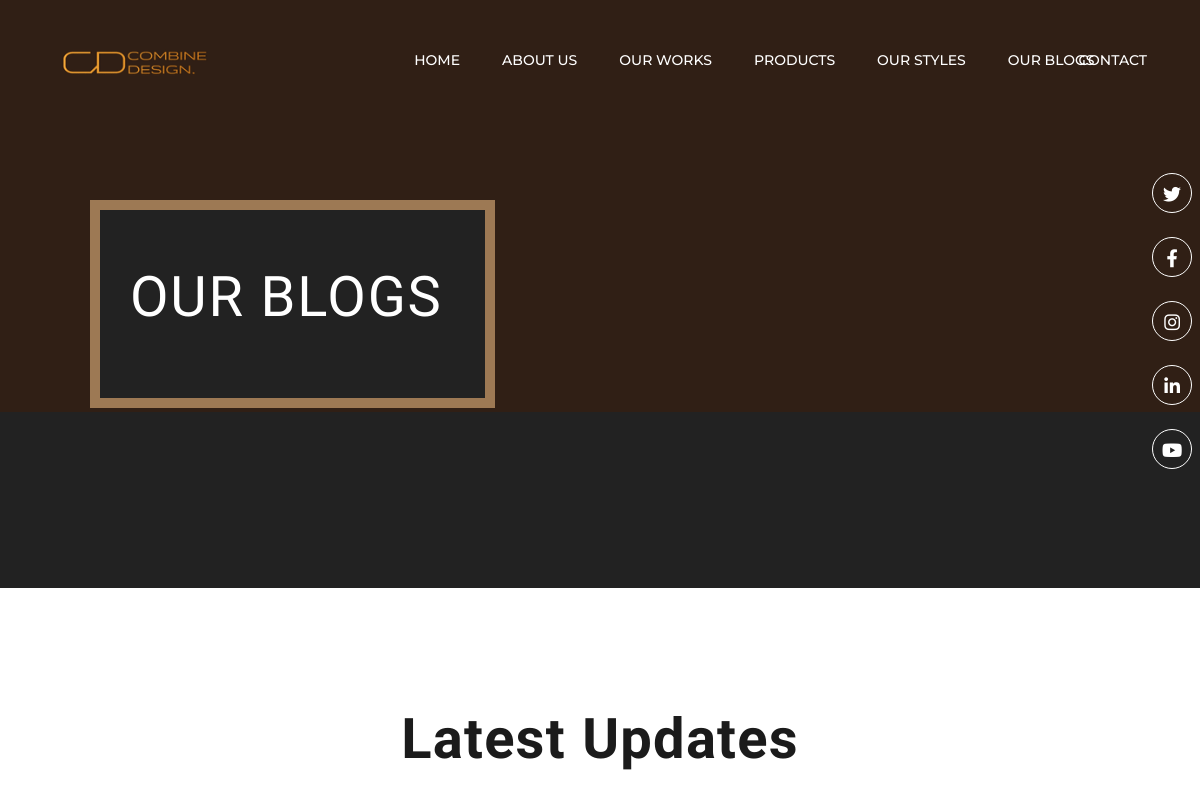
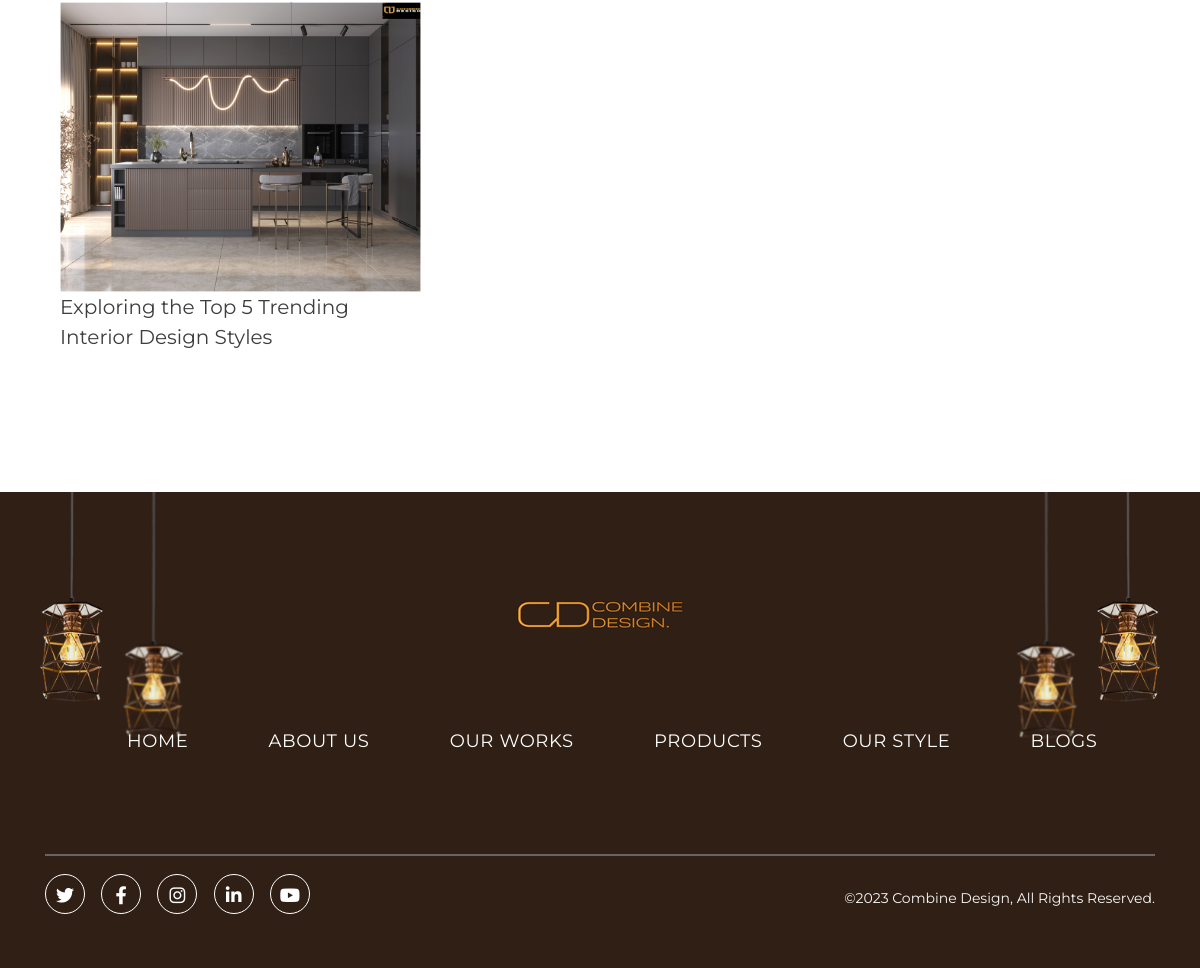
Page /post_list on the committed database (2 pictures, top to bottom).
### webapp/models.py (models this page shows)
class Post(models.Model):
    title = models.CharField(max_length=100)
    content = models.TextField()
    title1 = models.CharField(max_length=1000, null=True, blank=True)
    content1 = models.TextField()
    title2 = models.CharField(max_length=1000, null=True, blank=True)
    content2 = models.TextField()
    title3 = models.CharField(max_length=100 , null=True, blank=True)
    content3 = models.TextField()
    title4 = models.CharField(max_length=100 , null=True, blank=True)
    content4 = models.TextField()
    title5 = models.CharField(max_length=100 , null=True, blank=True)
    content5 = models.TextField()
    meta_title = models.CharField(max_length=1000 , null=True , blank=True)
    meta_description = models.CharField(max_length=1000 , null=True , blank=True)
    image = models.ImageField(upload_to='blog/', blank=True, null=True)
    author = models.ForeignKey(User, on_delete=models.CASCADE)
    category = models.ForeignKey('Category', null=True,  on_delete=models.SET_NULL)
    created = models.DateTimeField(default=timezone.now)
    def __str__(self):
        return self.title

### webapp/views.py (the view)
# urls.py: path('post_list', views.post_list, name='post_list'),
def post_list(request):
    post_list = Post.objects.all()
    context = {
        'post_list': post_list,
 'meta_title': 'Stay Updated - Tips from Combine Design’s Experts',
   'meta_description': 'Welcome to Combine Design Bengaluru. Explore our innovative interior design solutions.'
    }
    return render(request, 'webapp/post_list.html', context)

### webapp/models.py (called while the page is built)
	def __str__(self):
		return self.category_name

### templates/webapp/post_list.html (shortened to what this page needs)
{% extends 'base.html' %}
{% load static %}
{% block body %}
<section class="sub-banner_section">
    <div class="container-fluid">
        <div class="row">
            <div class="col-xl-5 col-lg-6 col-md-8 col-sm-12 col-12">
                <div class="banner_content" data-aos="fade-up">
                    <h1>Our Blogs</h1>
                </div>
            </div>
            <div class="col-xl-7 col-lg-6 col-md-4 col-sm-12 col-12 d-lg-block d-none">
            </div>
        </div>
    </div>
</section>
</div>
<section class="projectpage-section">
<div class="container-fluid">
    <div class="row">
        <div class="col-12">
            <div class="subheading">
                <h2>Latest Updates</h2>
            </div>
        </div>
    </div>
    <div class="tabs-box tabs-options">
        <div class="tab-content">
            <div id="residential" class="tab-pane fade in active show">
                <div class="middle-image">
                    <div class="row">
                        {% for post in post_list%}
                        <div class="col-lg-4 col-md-4 col-sm-4 col-12 p-0 pr-sm-1 py-md-1">
                            <div class="image overlay">
                                <figure class="tab-image mb-0">
                                    <img
                                        width="610"
                                        height="750"
                                        class="img-fluid"
                                        src="{{post.image.url}}"
                                        alt="image"
                                     />
                                </figure>
                                <p> {{post}}</p>
                            </div>
                        </div>
                        {% endfor %}
                    </div>
                </div>
            </div>
        </div>
    </div>
</div>
</section>
{% endblock body %}

### webapp/static/assets/css/style.css (style rules this page uses)
:root { --e-global-color-primary: #ffffff; --e-global-color-secondary: #1b1b1b; --e-global-color-text: #3e3e3e; --e-global-color-accent: #301F15; --e-global-color-very-dark-gray-mostly-black: #222222; --e-global-color-very-light-gray-mostly-white: #f9f9f9; --e-global-color-very-dark-gray-black:#282828; --e-global-color-light-gray:#cdcdcd; --e-global-color-gray:#a9a9a9; --e-global-color-very-dark-gray:#656565; --e-global-color-very-light-gray:#e9e9e9; --e-global-color-gray:#b2b2b2; --e-global-color-dark-gray:#767676; --e-global-color-dark-moderate-orange:#9d7954; --e-global-color-vivid-orange:#f39f1e; --e-global-color-white: #ffffff; --e-global-color-black: #000000; --e-global-color-mostly-desaturated-dark-orange:#a3805b; --e-global-color-very-soft-orange:#ecc88c; --e-global-color-light-grayish-orange:#e0d3c4; --e-global-color-lime-green:#b7c5bd; --e-global-color-light-grayish-yellow:#fbfbf8; --e-global-color-very-dark-mostly-black-yellow-olive-tone:#232321; --e-global-color-light-grayish-orange:#f2e4d4; }
body { font-family: 'Montserrat', sans-serif; }
.h1, h1 { font-size: 70px; line-height: 84px; font-weight: 400; letter-spacing: 1.8px; text-transform: uppercase; font-family: 'Italiana', serif; color: var(--e-global-color-primary); }
.h2, h2 { font-size: 70px; line-height: 76px; font-weight: 600; letter-spacing: 1.2px; word-spacing: 1.4px; font-family: 'Italiana', serif; color: var(--e-global-color-secondary); }
p { font-size: 20px; line-height: 30px; font-weight: 400; color: var(--e-global-color-text); }
.sub-banner_section { position: relative; padding: 170px 200px 50px 170px; }
.sub-banner_section .banner_content { position: relative; background: var(--e-global-color-very-dark-gray-mostly-black); border: 10px solid var(--e-global-color-dark-moderate-orange); padding: 60px 40px 56px 55px; width: 86%; }
.sub-banner_section .banner_content h1 { margin-bottom: 14px; }
.projectpage-section { position: relative; padding: 156px 0 158px; }
.projectpage-section .subheading { text-align: center; }
.projectpage-section .subheading h2 { margin-bottom: 32px; }
.projectpage-section .tabs-box { position: relative; width: 66%; left: 17%; }
.projectpage-section .tabs-box .tab-content .tab-image img { height: 314px; }
.projectpage-section .tabs-box .tab-content .middle-image img { width: 423px; }
.projectpage-section .tabs-box .tab-content .image { position: relative; }
.fade { opacity: 0; transition: opacity .15s linear; }
.fade.show { opacity: 1; background-color: transparent; }
.img-fluid { max-width: 100%; height: auto; }

### webapp/static/assets/css/custom-style.css (style rules this page uses)
body { margin:0; padding:0; background: repeat-x top #fff; }

### rows in the picture
Post: image (picture), title "Exploring the Top 5 Trending Interior Design Styles"
